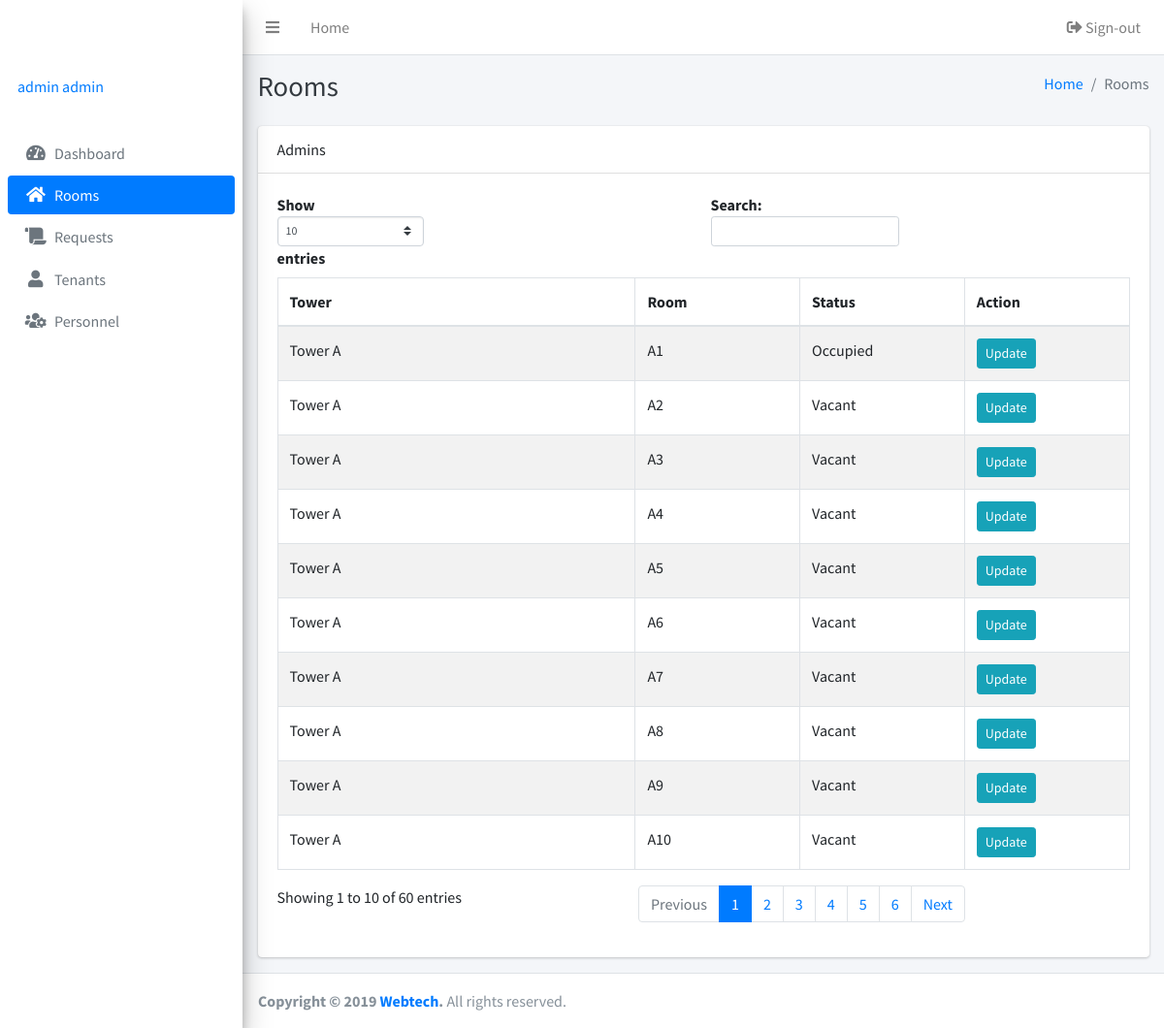
Page /rooms.php (signed in) on the committed database.
### tables this page shows
CREATE TABLE IF NOT EXISTS `rooms` (
  `id` int(255) NOT NULL AUTO_INCREMENT,
  `tower` varchar(255) NOT NULL,
  `room` varchar(255) NOT NULL,
  `status` enum('Vacant','Occupied','Reserved','Not Available') DEFAULT NULL,
  PRIMARY KEY (`id`)
);

### inc/session.php (called while the page is built, shortened)
<?php
	include 'inc/db.php';;
	if(isset($_SESSION['admin'])){
		$sql = mysqli_query($db, "SELECT * FROM admin where `username` = '".$_SESSION['admin']."'");
		$user = mysqli_fetch_assoc($sql);
	}
	else{
		header('location: login.php');
		exit();
	}
?>

### rooms.php (the view, shortened to what this page needs)
<?php
  include 'inc/session.php';
  include 'inc/header.php';
  include 'inc/db.php';
 ?>
<?php
$link = "Rooms";
?>
<body class="hold-transition sidebar-mini">
<div class="wrapper">
<?php include 'inc/navbar.php'; ?>
  <div class="content-wrapper">
    <div class="content-header">
      <div class="container-fluid">
        <div class="row mb-2">
          <div class="col-sm-6">
            <h1 class="m-0 text-dark">Rooms</h1>
          </div>
          <div class="col-sm-6">
            <ol class="breadcrumb float-sm-right">
              <li class="breadcrumb-item"><a href="#">Home</a></li>
              <li class="breadcrumb-item active">Rooms</li>
            </ol>
          </div>
        </div>
      </div>
    </div>
    <div class="content">
      <div class="container-fluid">
         <div class="row">
          <div class="col-12">
            <div class="card">
              <div class="card-header">
               Admins
              </div>
              <div class="card-body">
                <table class="table table-bordered table-striped display">
                  <thead>
                  <tr>
                    <th width="200">Tower</th>
                    <th width="100">Room</th>
                    <th width="100">Status</th>
                    <th width="100">Action</th>
                  </tr>
                  </thead>
                  <tbody>
                  <?php
                  $sql = mysqli_query($db, "SELECT * FROM rooms");
                  while ($row = mysqli_fetch_array($sql)) {
                        ?>
                  <tr>
                    <td><?php echo $row['tower'];?></td>
                    <td><?php echo $row['room'];?></td>
                    <td><?php echo $row['status'];?></td>
                    <td>
                       <div class="btn-group btn-group-sm">
                         <a data-toggle='modal' data-target='#editpersonnel<?php echo $row['id']; ?>' href='#editpersonnel?id=<?php echo $row['id']; ?>' class="btn btn-info">Update</a>
                      </div>
                    </td>
                  </tr>
                  <?php   } ?>
                  </tbody>
                </table>
              </div>
            </div>
          </div>
        </div>
      </div>
    </div>
  </div>
  <?php include 'inc/footer.php'; ?>
</div>
</body>
</html>

### inc/header.php (shortened to what this page needs)
<!DOCTYPE html>
<html lang="en">
<head>
  <link rel="stylesheet" href="plugins/fontawesome-free/css/all.min.css">
  <link rel="stylesheet" href="dist/css/adminlte.min.css">
</head>

### inc/navbar.php
<nav class="main-header navbar navbar-expand navbar-white navbar-light">
  <ul class="navbar-nav">
    <li class="nav-item">
      <a class="nav-link" data-widget="pushmenu" href="#"><i class="fas fa-bars"></i></a>
    </li>
    <li class="nav-item d-none d-sm-inline-block">
      <a href="index3.html" class="nav-link">Home</a>
    </li>
  </ul>
  <ul class="navbar-nav ml-auto">
    <li class="nav-item">
      <a class="nav-link" href="logout.php"><i class="nav-icon fas fa-sign-out-alt"></i> Sign-out</a>
    </li>
  </ul>
</nav>
<aside class="main-sidebar sidebar-gray elevation-4">
  <a href="index3.html" class="brand-link">
    <span class="brand-text font-weight-light">Imperfecto</span>
  </a>
  <div class="sidebar">
    <div class="user-panel mt-3 pb-3 mb-3 d-flex">
      <div class="info">
        <a href="#" class="d-block"><?php echo $user['firstname']. ' '.$user['lastname']; ?></a>
      </div>
    </div>
    <nav class="mt-2">
      <ul class="nav nav-pills nav-sidebar flex-column" data-widget="treeview" role="menu" data-accordion="false">
        <li class="nav-item">
          <a href="index.php" class="nav-link <?php if($link == 'Dashboard') {echo 'active';} ?>">
            <i class="nav-icon fas fa-tachometer-alt"></i>
            <p>
              Dashboard
            </p>
          </a>
        </li>
        <li class="nav-item">
          <a href="rooms.php" class="nav-link <?php if($link == 'Rooms') {echo 'active';} ?>">
            <i class="nav-icon fas fa-home"></i>
            <p>
              Rooms
            </p>
          </a>
        </li>
        <li class="nav-item">
          <a href="request.php" class="nav-link <?php if($link == 'Request') {echo 'active';} ?>">
            <i class="nav-icon fas fa-scroll"></i>
            <p>
              Requests
            </p>
          </a>
        </li>
        <li class="nav-item">
          <a href="tenants.php" class="nav-link <?php if($link == 'Tenants') {echo 'active';} ?>">
            <i class="nav-icon fas fa-user"></i>
            <p>
              Tenants
            </p>
          </a>
        </li>
        <li class="nav-item">
          <a href="users.php" class="nav-link <?php if($link == 'Personnel') {echo 'active';} ?>">
            <i class="nav-icon fas fa-users-cog"></i>
            <p>
              Personnel
            </p>
          </a>
        </li>
      </ul>
    </nav>
  </div>
</aside>

### inc/footer.php
<footer class="main-footer">
	<strong>Copyright &copy; 2019 <a href="">Webtech</a>.</strong> All rights reserved.
</footer>

### inc/header.php (style rules this page uses)
p, h1, h2, h3, h4, h5, h6, label, td, dt, dd { user-select: none; -webkit-user-select: none; -khtml-user-select: none; -moz-user-select: none; -ms-user-select: none; }

### rows in the picture
rooms: tower "Tower A", room "A1", status "Occupied"
rooms: tower "Tower A", room "A2", status "Vacant"
rooms: tower "Tower A", room "A3", status "Vacant"
rooms: tower "Tower A", room "A4", status "Vacant"
rooms: tower "Tower A", room "A5", status "Vacant"
rooms: tower "Tower A", room "A6", status "Vacant"
rooms: tower "Tower A", room "A7", status "Vacant"
rooms: tower "Tower A", room "A8", status "Vacant"
rooms: tower "Tower A", room "A9", status "Vacant"
rooms: tower "Tower A", room "A10", status "Vacant"

### other values in the picture
$user['firstname'] "admin"
$user['lastname'] "admin"
